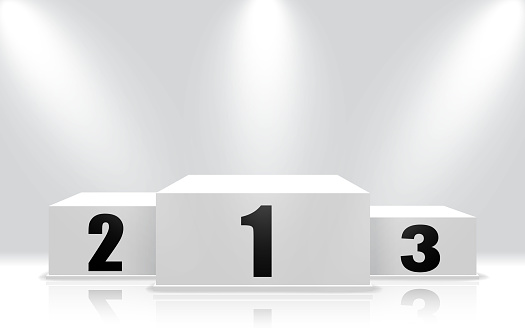
#> input picture p_group8_player/src/podium.jpg, 525 x 328 px
$ python podium_maker.py
#> lines starting #> are read from the running program, lines starting #| are printed output that depends on the picture
#!/usr/bin/python3

import argparse

import cv2


def main():
    img = cv2.imread('podium.jpg', 1)
#> img is the input picture: shape (328, 525, 3); mean B, G, R 224.1, 223.3, 222.7
    cv2.namedWindow('Winning Team', cv2.WINDOW_NORMAL)
    cv2.resizeWindow('Winning Team', 1200, 675)

    first_place = cv2.imread('red.jpg', 1)
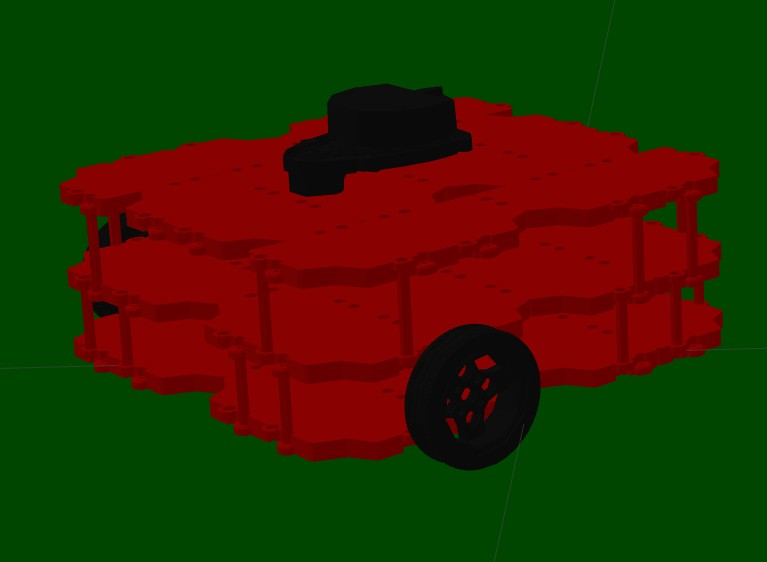
#> input picture p_group8_player/src/red.jpg, 767 x 562 px
#> first_place is the input picture: shape (562, 767, 3); mean B, G, R 1.2, 41.3, 46.9
    first_place = cv2.resize(first_place, (160, 90), interpolation=cv2.INTER_AREA)
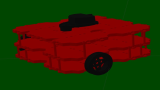
#> first_place: shape (90, 160, 3); mean B, G, R 1.2, 41.3, 46.9

    second_place = cv2.imread('blue.jpg', 1)
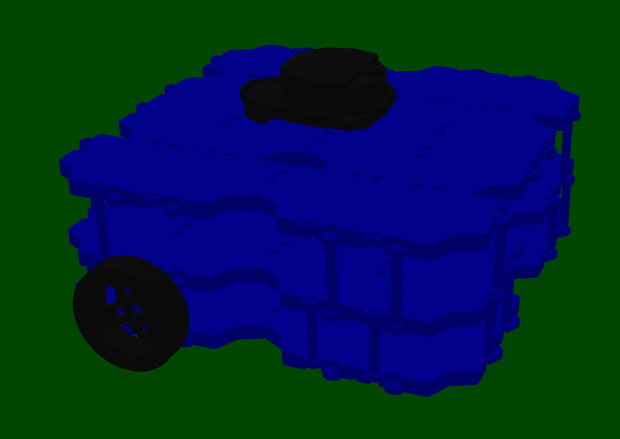
#> input picture p_group8_player/src/blue.jpg, 1239 x 878 px (shown at 1/2 size)
#> second_place is the input picture: shape (878, 1239, 3); mean B, G, R 58, 35.4, 1.6
    second_place = cv2.resize(second_place, (100, 70), interpolation=cv2.INTER_AREA)
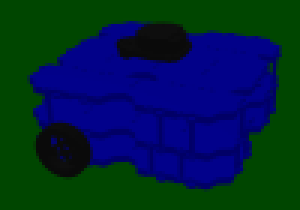
#> second_place: shape (70, 100, 3) (shown 3 times larger); mean B, G, R 58, 35.3, 1.6

    third_place = cv2.imread('green.jpg', 1)
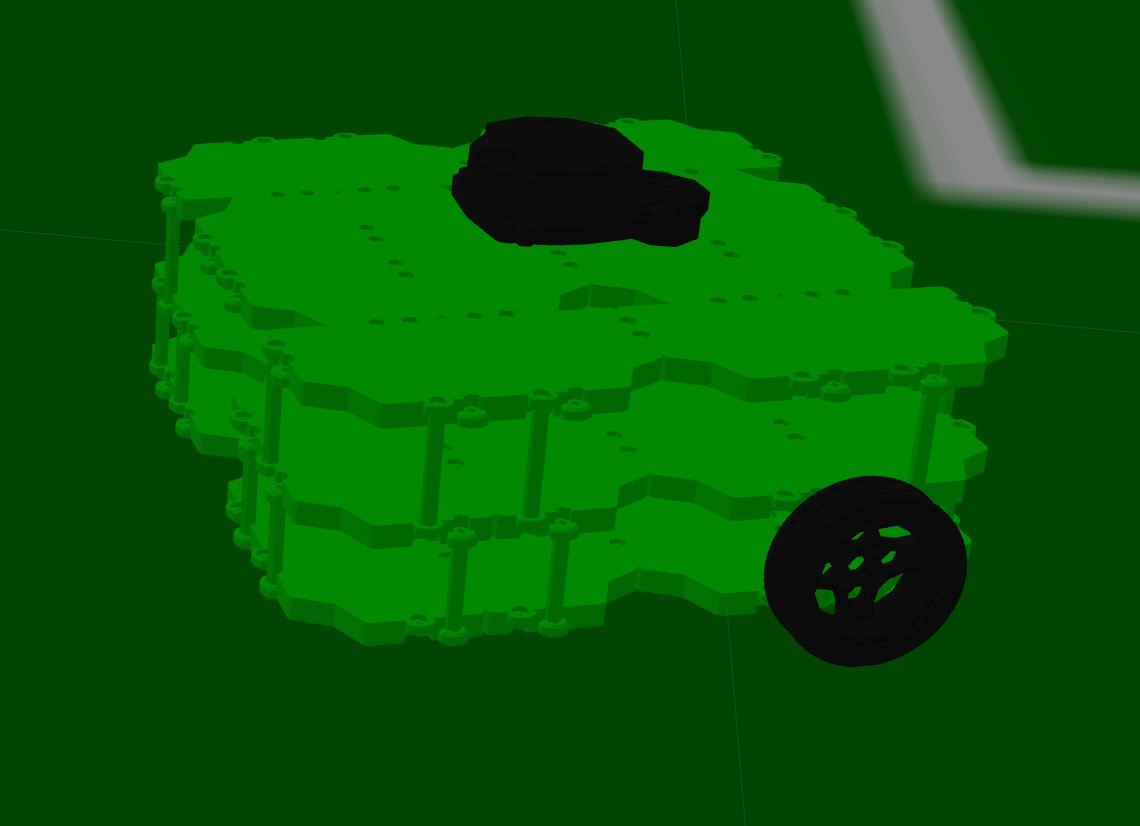
#> input picture p_group8_player/src/green.jpg, 1140 x 826 px
#> third_place is the input picture: shape (826, 1140, 3); mean B, G, R 4.3, 88.1, 4.3
    third_place = cv2.resize(third_place, (100, 70), interpolation=cv2.INTER_AREA)
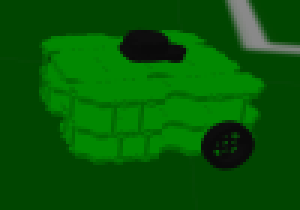
#> third_place: shape (70, 100, 3) (shown 3 times larger); mean B, G, R 4.3, 88.1, 4.3

    img[100:190, 180:340] = first_place
    img[130:200, 50:150] = second_place
    img[140:210, 375:475] = third_place
    cv2.putText(img, 'Team Hunting Olympics - Aveiro 2022', (80, 310),
                fontFace=cv2.FONT_ITALIC, fontScale=0.5, color=(100, 50, 200), thickness=2)
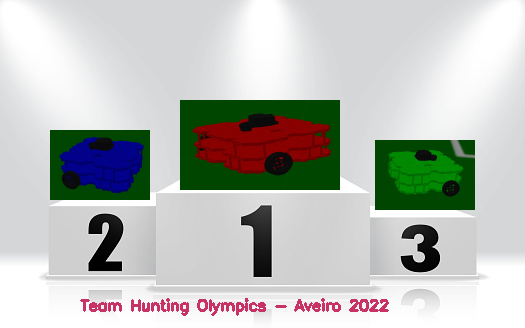
#> img: shape (328, 525, 3); mean B, G, R 186.9, 191.5, 188.5
    cv2.imshow('Winning Team', img)
    cv2.imwrite('/home/josepedropinto/catkin_ws/src/PSR_A3/p_group8_player/src/red_blue_green.jpg', img)
    cv2.waitKey(0)


if __name__ == '__main__':
    main()
